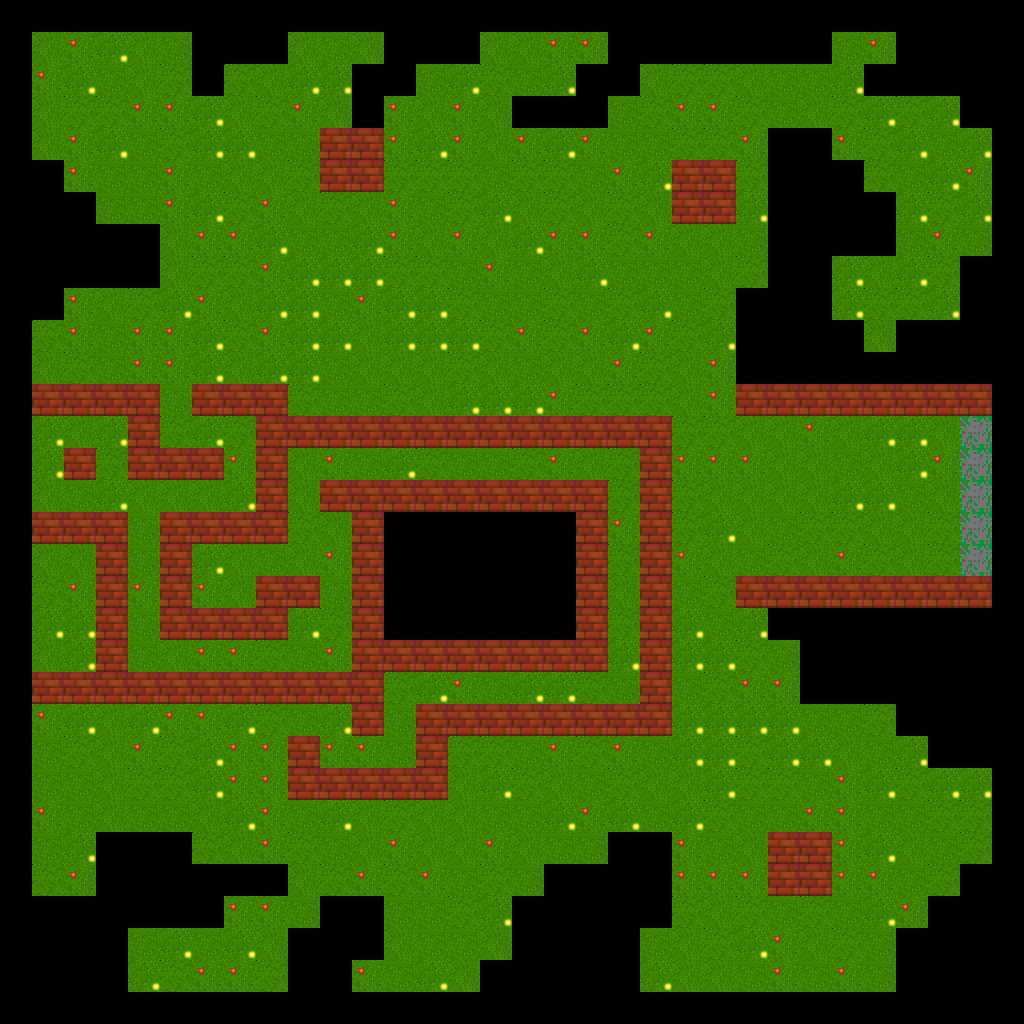

Tiled map render using the project's own tile images. Description and the map definition, with tile-layer contents summarised, below:
An orthogonal 32x32 tile map with 32x32 px tiles, 1 tile layer (Kachelebene 1) and 2 objects (Wegpunkt, Ankunft).

<map version="1.0" orientation="orthogonal" width="32" height="32" tilewidth="32" tileheight="32">
 <tileset firstgid="1" name="spritesheet" tilewidth="32" tileheight="32">
  <image source="spritesheet.png" width="512" height="512" />
  <tile id="3">
   <properties>
    <property name="solid" value="true" />
   </properties>
  </tile>
  <tile id="6">
   <properties>
    <property name="solid" value="true" />
   </properties>
  </tile>
  <tile id="19">
   <properties>
    <property name="solid" value="true" />
   </properties>
  </tile>
  <tile id="22">
   <properties>
    <property name="solid" value="true" />
   </properties>
  </tile>
  <tile id="35">
   <properties>
    <property name="solid" value="true" />
   </properties>
  </tile>
 </tileset>
 <layer name="Kachelebene 1" width="32" height="32">
  <data>[1024 cells, 1024 non-empty, 10 distinct tile ids]</data>
 </layer>
 <objectgroup name="Wege" width="32" height="32">
  <object name="1" type="Wegpunkt" x="962" y="417" width="28" height="157" />
  <object name="1" type="Ankunft" x="924" y="486" width="22" height="20" />
 </objectgroup>
</map>